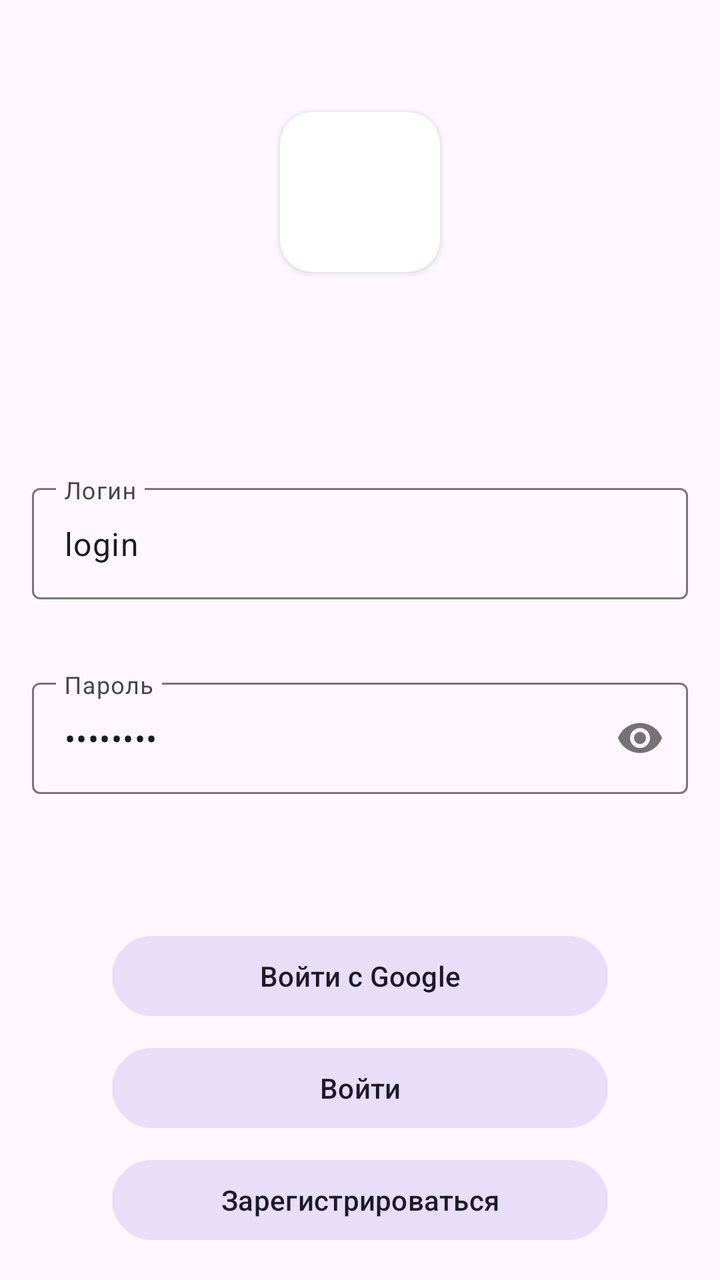
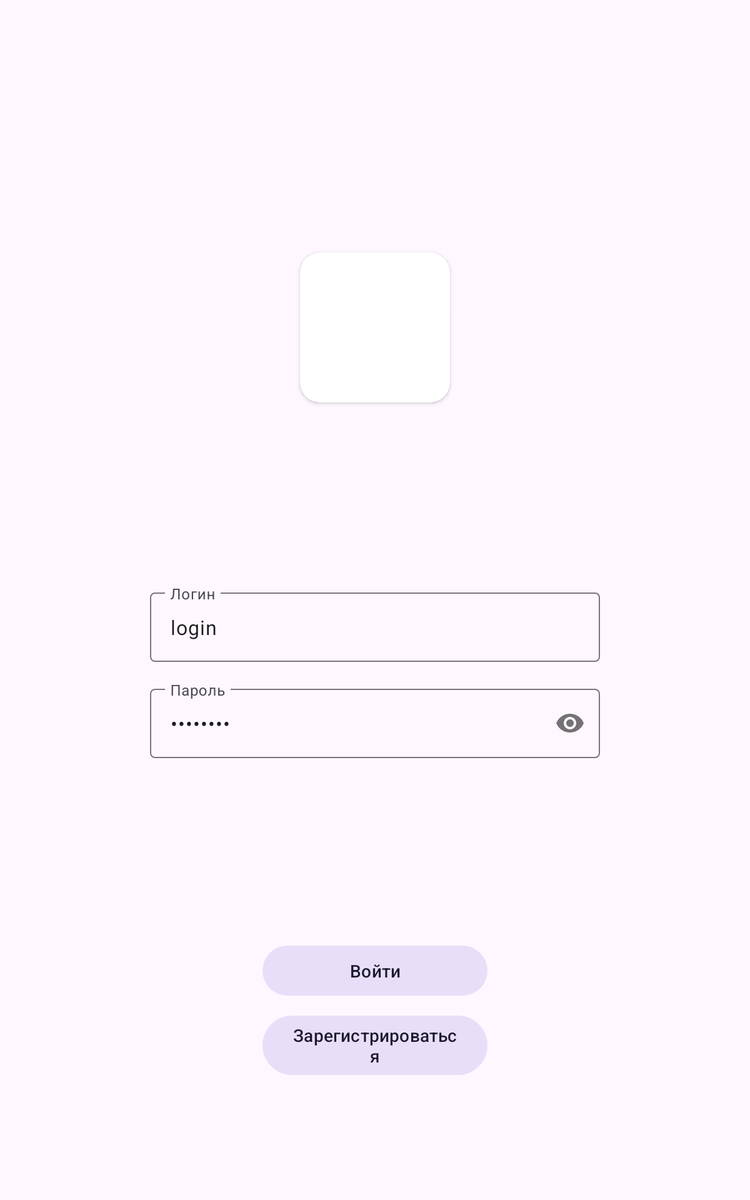

Two renders of one Android screen. The first uses the default layout on a phone; the second uses the alternative layout the repository ships for a different screen configuration, on a matching device. The two XML files are below.
<!-- AndroidManifest.xml: application theme Theme.GoComix -->
<!-- res/layout/fragment_sign_in.xml -->
<?xml version="1.0" encoding="utf-8"?>
<layout xmlns:android="http://schemas.android.com/apk/res/android"
        xmlns:app="http://schemas.android.com/apk/res-auto"
        xmlns:tools="http://schemas.android.com/tools">

    <data>

        <variable
                name="viewModel"
                type="com.team.seven.gocomix.ui.auth.signin.SignInViewModel" />
    </data>

    <androidx.constraintlayout.widget.ConstraintLayout
            android:layout_width="match_parent"
            android:layout_height="match_parent">

        <androidx.constraintlayout.widget.Guideline
                android:id="@+id/start_guideline"
                android:layout_width="wrap_content"
                android:layout_height="wrap_content"
                android:orientation="vertical"
                app:layout_constraintGuide_begin="@dimen/edge_margin" />

        <androidx.constraintlayout.widget.Guideline
                android:id="@+id/end_guideline"
                android:layout_width="wrap_content"
                android:layout_height="wrap_content"
                android:orientation="vertical"
                app:layout_constraintGuide_end="@dimen/edge_margin" />

        <androidx.constraintlayout.widget.Guideline
                android:id="@+id/bottom_guideline"
                android:layout_width="wrap_content"
                android:layout_height="wrap_content"
                android:orientation="horizontal"
                app:layout_constraintGuide_end="@dimen/edge_margin" />

        <androidx.cardview.widget.CardView
                android:id="@+id/login_app_icon_card"
                android:layout_width="@dimen/large_icon_card_size"
                android:layout_height="@dimen/large_icon_card_size"
                android:layout_marginTop="@dimen/large_app_icon_margin"
                app:cardCornerRadius="@dimen/card_corner_large_radius"
                app:layout_constraintTop_toTopOf="parent"
                app:layout_constraintStart_toStartOf="parent"
                app:layout_constraintEnd_toEndOf="parent">

            <ImageView
                    android:id="@+id/login_app_icon"
                    android:layout_width="@dimen/icon_size"
                    android:layout_height="@dimen/icon_size"
                    android:layout_gravity="center"
                    android:src="@drawable/ic_app_icon"
                    app:tint="?attr/colorPrimaryVariant"
                    tools:ignore="ContentDescription" />

        </androidx.cardview.widget.CardView>

        <LinearLayout
                android:id="@+id/login_data_layout"
                android:layout_width="0dp"
                android:layout_height="wrap_content"
                android:orientation="vertical"
                app:layout_constraintBottom_toTopOf="@+id/login_login_button"
                app:layout_constraintTop_toBottomOf="@+id/login_app_icon_card"
                app:layout_constraintStart_toStartOf="@+id/start_guideline"
                app:layout_constraintEnd_toStartOf="@+id/end_guideline">

            <com.google.android.material.textfield.TextInputLayout
                    android:id="@+id/login_username_input_layout"
                    android:layout_width="match_parent"
                    android:layout_height="wrap_content"
                    android:hint="@string/username"
                    app:errorEnabled="true"
                    app:layout_constraintTop_toBottomOf="@+id/login_app_icon_card"
                    app:layout_constraintStart_toStartOf="@+id/start_guideline"
                    app:layout_constraintEnd_toStartOf="@+id/end_guideline"
                    app:layout_constraintBottom_toTopOf="@+id/login_login_button">

                <com.google.android.material.textfield.TextInputEditText
                        android:id="@+id/login_username_edit_text"
                        android:layout_width="match_parent"
                        android:layout_height="match_parent"
                        android:maxLines="1"
                        android:inputType="textEmailAddress"
                        android:text="@={viewModel.email}"
                        tools:text="login" />

            </com.google.android.material.textfield.TextInputLayout>

            <com.google.android.material.textfield.TextInputLayout
                    android:id="@+id/login_password_input_layout"
                    android:layout_width="match_parent"
                    android:layout_height="wrap_content"
                    android:layout_marginTop="@dimen/components_medium_margin"
                    android:hint="@string/password"
                    app:errorEnabled="true"
                    app:passwordToggleEnabled="true">

                <com.google.android.material.textfield.TextInputEditText
                        android:id="@+id/login_password_edit_text"
                        android:layout_width="match_parent"
                        android:layout_height="match_parent"
                        android:inputType="textPassword"
                        android:maxLines="1"
                        android:text="@={viewModel.password}"
                        tools:text="password" />

            </com.google.android.material.textfield.TextInputLayout>

        </LinearLayout>

        <com.google.android.material.button.MaterialButton
                android:id="@+id/login_using_google_button"
                style="@style/Widget.Material3.Button.TonalButton"
                android:layout_width="match_parent"
                android:layout_height="wrap_content"
                android:layout_marginStart="@dimen/large_button_margin"
                android:layout_marginEnd="@dimen/large_button_margin"
                android:layout_marginBottom="@dimen/components_small_margin"
                android:text="@string/login_using_google"
                app:icon="@drawable/ic_google"
                app:layout_constraintStart_toStartOf="parent"
                app:layout_constraintEnd_toEndOf="parent"
                app:layout_constraintBottom_toTopOf="@+id/login_login_button" />

        <com.google.android.material.button.MaterialButton
                android:id="@+id/login_login_button"
                style="@style/Widget.Material3.Button.TonalButton"
                android:layout_width="match_parent"
                android:layout_height="wrap_content"
                android:layout_marginStart="@dimen/large_button_margin"
                android:layout_marginEnd="@dimen/large_button_margin"
                android:layout_marginBottom="@dimen/components_small_margin"
                android:text="@string/login"
                android:onClick="@{() -> viewModel.signInWithEmail()}"
                app:layout_constraintBottom_toTopOf="@+id/login_register_button"
                app:layout_constraintStart_toStartOf="parent"
                app:layout_constraintEnd_toEndOf="parent" />

        <com.google.android.material.button.MaterialButton
                android:id="@+id/login_register_button"
                style="@style/Widget.Material3.Button.TonalButton"
                android:layout_width="match_parent"
                android:layout_height="wrap_content"
                android:layout_marginStart="@dimen/large_button_margin"
                android:layout_marginEnd="@dimen/large_button_margin"
                android:text="@string/register"
                app:layout_constraintStart_toStartOf="parent"
                app:layout_constraintEnd_toEndOf="parent"
                app:layout_constraintBottom_toTopOf="@+id/bottom_guideline" />

    </androidx.constraintlayout.widget.ConstraintLayout>
</layout>
<!-- resources referenced by this layout -->
<resources>
  <dimen name="card_corner_large_radius">16dp</dimen>
  <dimen name="components_medium_margin">16dp</dimen>
  <dimen name="components_small_margin">8dp</dimen>
  <dimen name="edge_margin">16dp</dimen>
  <dimen name="icon_size">48dp</dimen>
  <dimen name="large_app_icon_margin">56dp</dimen>
  <dimen name="large_button_margin">56dp</dimen>
  <dimen name="large_icon_card_size">80dp</dimen>
  <string name="login">Войти</string>
  <string name="login_using_google">Войти с Google</string>
  <string name="password">Пароль</string>
  <string name="register">Зарегистрироваться</string>
  <string name="username">Логин</string>
  <style name="Theme.GoComix" parent="Theme.Material3.DayNight.NoActionBar">
          <item name="colorPrimary">@color/purple_400</item>
          <item name="colorPrimaryVariant">@color/purple_700</item>
          <item name="colorOnPrimary">@color/white</item>
          <item name="colorSecondary">@color/purple_400</item>
          <item name="colorSecondaryVariant">#000</item>
          <item name="colorSecondaryContainer">@color/purple_800</item>
          <item name="colorOnSecondary">@color/purple_900</item>
          <item name="backgroundColor">@color/white</item>
  
          <item name="android:navigationBarColor">@color/purple_900</item>
          <item name="android:statusBarColor" tools:targetApi="l">@color/purple_800</item>
          <item name="android:windowLightStatusBar">true</item>
      </style>
  <color name="purple_400">#6750A4</color>
  <color name="purple_700">#C4A1FC</color>
  <color name="white">#FFFFFFFF</color>
  <color name="purple_800">#E8DEF8</color>
  <color name="purple_900">#EDE6F3</color>
</resources>
<!-- res/layout-sw600dp/fragment_sign_in.xml (the repository's variant of the layout above) -->
<!-- drawn on a 7-inch tablet held upright -->
<?xml version="1.0" encoding="utf-8"?>
<layout xmlns:android="http://schemas.android.com/apk/res/android"
        xmlns:app="http://schemas.android.com/apk/res-auto"
        xmlns:tools="http://schemas.android.com/tools">

    <data>
        <variable
                name="viewModel"
                type="com.team.seven.gocomix.ui.auth.signin.SignInViewModel" />
    </data>

    <androidx.constraintlayout.widget.ConstraintLayout
            android:layout_width="match_parent"
            android:layout_height="match_parent"
            android:screenOrientation="landscape"
            android:orientation="vertical">

        <androidx.constraintlayout.widget.Guideline
                android:id="@+id/start_guideline"
                android:layout_width="wrap_content"
                android:layout_height="wrap_content"
                android:orientation="vertical"
                app:layout_constraintGuide_percent="@dimen/input_margin_tablets_begin" />

        <androidx.constraintlayout.widget.Guideline
                android:id="@+id/end_guideline"
                android:layout_width="wrap_content"
                android:layout_height="wrap_content"
                android:orientation="vertical"
                app:layout_constraintGuide_percent="@dimen/input_margin_tablets_end" />

        <androidx.constraintlayout.widget.Guideline
                android:id="@+id/button_start_guideline"
                android:layout_width="wrap_content"
                android:layout_height="wrap_content"
                android:orientation="vertical"
                app:layout_constraintGuide_percent="@dimen/button_margin_tablets_begin" />

        <androidx.constraintlayout.widget.Guideline
                android:id="@+id/button_end_guideline"
                android:layout_width="wrap_content"
                android:layout_height="wrap_content"
                android:orientation="vertical"
                app:layout_constraintGuide_percent="@dimen/button_margin_tablets_end" />

        <androidx.constraintlayout.widget.Guideline
                android:id="@+id/bottom_guideline"
                android:layout_width="wrap_content"
                android:layout_height="wrap_content"
                android:orientation="horizontal"
                app:layout_constraintGuide_percent="0.9" />

        <androidx.cardview.widget.CardView
                android:id="@+id/login_app_icon_card"
                android:layout_width="@dimen/large_icon_card_size_tablets"
                android:layout_height="@dimen/large_icon_card_size_tablets"
                android:layout_marginTop="@dimen/large_app_icon_margin"
                app:cardCornerRadius="@dimen/card_corner_large_radius"
                app:layout_constraintTop_toTopOf="parent"
                app:layout_constraintStart_toStartOf="parent"
                app:layout_constraintEnd_toEndOf="parent"
                app:layout_constraintBottom_toTopOf="@+id/login_data_layout">

            <ImageView
                    android:id="@+id/login_app_icon"
                    android:layout_width="@dimen/icon_size_tablets"
                    android:layout_height="@dimen/icon_size_tablets"
                    android:layout_gravity="center"
                    android:src="@drawable/ic_app_icon"
                    app:tint="?attr/colorPrimaryVariant"
                    tools:ignore="ContentDescription" />

        </androidx.cardview.widget.CardView>

        <LinearLayout
                android:id="@+id/login_data_layout"
                android:layout_width="0dp"
                android:layout_height="wrap_content"
                android:orientation="vertical"
                app:layout_constraintBottom_toTopOf="@+id/login_login_button"
                app:layout_constraintTop_toBottomOf="@+id/login_app_icon_card"
                app:layout_constraintStart_toStartOf="@+id/start_guideline"
                app:layout_constraintEnd_toStartOf="@+id/end_guideline">

            <com.google.android.material.textfield.TextInputLayout
                    android:id="@+id/login_username_input_layout"
                    android:layout_width="match_parent"
                    android:layout_height="wrap_content"
                    android:hint="@string/username"
                    app:layout_constraintTop_toBottomOf="@+id/login_app_icon_card"
                    app:layout_constraintStart_toStartOf="@+id/start_guideline"
                    app:layout_constraintEnd_toStartOf="@+id/end_guideline"
                    app:layout_constraintBottom_toTopOf="@+id/login_login_button">

                <com.google.android.material.textfield.TextInputEditText
                        android:id="@+id/login_username_edit_text"
                        android:layout_width="match_parent"
                        android:layout_height="match_parent"
                        android:maxLines="1"
                        tools:text="login" />

            </com.google.android.material.textfield.TextInputLayout>

            <com.google.android.material.textfield.TextInputLayout
                    android:id="@+id/login_password_input_layout"
                    android:layout_width="match_parent"
                    android:layout_height="wrap_content"
                    android:layout_marginTop="@dimen/components_medium_margin"
                    android:hint="@string/password"
                    app:passwordToggleEnabled="true">

                <com.google.android.material.textfield.TextInputEditText
                        android:id="@+id/login_password_edit_text"
                        android:layout_width="match_parent"
                        android:layout_height="match_parent"
                        android:inputType="textPassword"
                        tools:text="password" />

            </com.google.android.material.textfield.TextInputLayout>

        </LinearLayout>

        <com.google.android.material.button.MaterialButton
                android:id="@+id/login_login_button"
                style="@style/Widget.Material3.Button.TonalButton"
                android:layout_width="0dp"
                android:layout_height="wrap_content"
                android:layout_marginBottom="@dimen/components_small_margin"
                android:text="@string/login"
                app:layout_constraintBottom_toTopOf="@+id/login_register_button"
                app:layout_constraintStart_toStartOf="@+id/button_start_guideline"
                app:layout_constraintEnd_toStartOf="@+id/button_end_guideline" />

        <com.google.android.material.button.MaterialButton
                android:id="@+id/login_register_button"
                style="@style/Widget.Material3.Button.TonalButton"
                android:layout_width="0dp"
                android:layout_height="wrap_content"
                android:text="@string/register"
                app:layout_constraintStart_toStartOf="@+id/button_start_guideline"
                app:layout_constraintEnd_toStartOf="@+id/button_end_guideline"
                app:layout_constraintBottom_toTopOf="@+id/bottom_guideline" />

    </androidx.constraintlayout.widget.ConstraintLayout>
</layout>
<!-- resources referenced by the variant -->
<!-- as a 7-inch tablet held upright resolves them -->
<resources>
  <dimen name="button_margin_tablets_begin">0.35</dimen>
  <dimen name="button_margin_tablets_end">0.65</dimen>
  <dimen name="card_corner_large_radius">16dp</dimen>
  <dimen name="components_medium_margin">16dp</dimen>
  <dimen name="components_small_margin">8dp</dimen>
  <dimen name="icon_size_tablets">72dp</dimen>
  <dimen name="input_margin_tablets_begin">0.2</dimen>
  <dimen name="input_margin_tablets_end">0.8</dimen>
  <dimen name="large_app_icon_margin">56dp</dimen>
  <dimen name="large_icon_card_size_tablets">120dp</dimen>
  <string name="login">Войти</string>
  <string name="password">Пароль</string>
  <string name="register">Зарегистрироваться</string>
  <string name="username">Логин</string>
  <style name="Theme.GoComix" parent="Theme.Material3.DayNight.NoActionBar">
          <item name="colorPrimary">@color/purple_400</item>
          <item name="colorPrimaryVariant">@color/purple_700</item>
          <item name="colorOnPrimary">@color/white</item>
          <item name="colorSecondary">@color/purple_400</item>
          <item name="colorSecondaryVariant">#000</item>
          <item name="colorSecondaryContainer">@color/purple_800</item>
          <item name="colorOnSecondary">@color/purple_900</item>
          <item name="backgroundColor">@color/white</item>
  
          <item name="android:navigationBarColor">@color/purple_900</item>
          <item name="android:statusBarColor" tools:targetApi="l">@color/purple_800</item>
          <item name="android:windowLightStatusBar">true</item>
      </style>
  <color name="purple_400">#6750A4</color>
  <color name="purple_700">#C4A1FC</color>
  <color name="white">#FFFFFFFF</color>
  <color name="purple_800">#E8DEF8</color>
  <color name="purple_900">#EDE6F3</color>
</resources>
